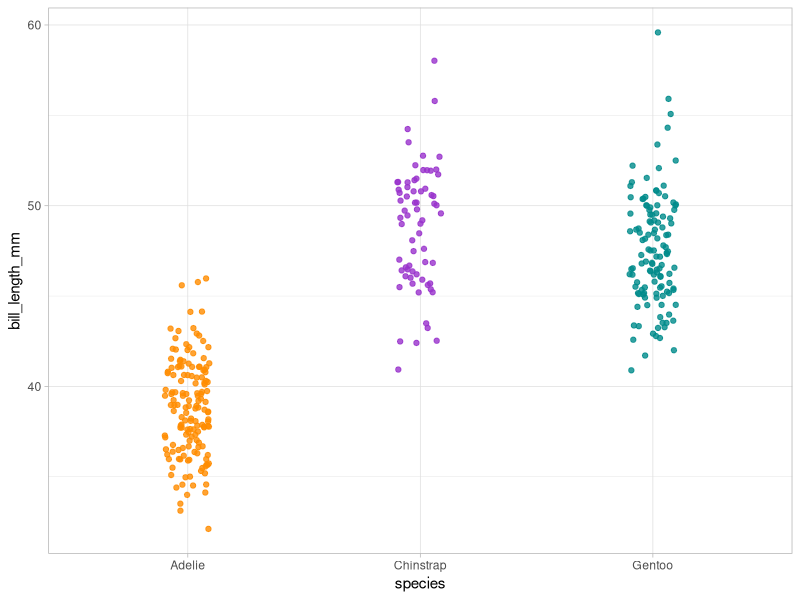

Write the R code that produced this figure.
## ---- chunk 1
# Load required packages
library(tidyverse)
library(palmerpenguins)

# Display first 5 observations
penguins |>
  slice_head(n = 5)
## ---- chunk 2
# Visualise distribution using scatter plots
penguins |>
  ggplot(mapping = aes(x = species, y = bill_length_mm)) +
  geom_jitter(aes(color = species),
    width = 0.1, show.legend = FALSE, alpha = 0.8) +
  scale_color_manual(values = c("darkorange", "darkorchid", "cyan4")) +
  theme_light()
